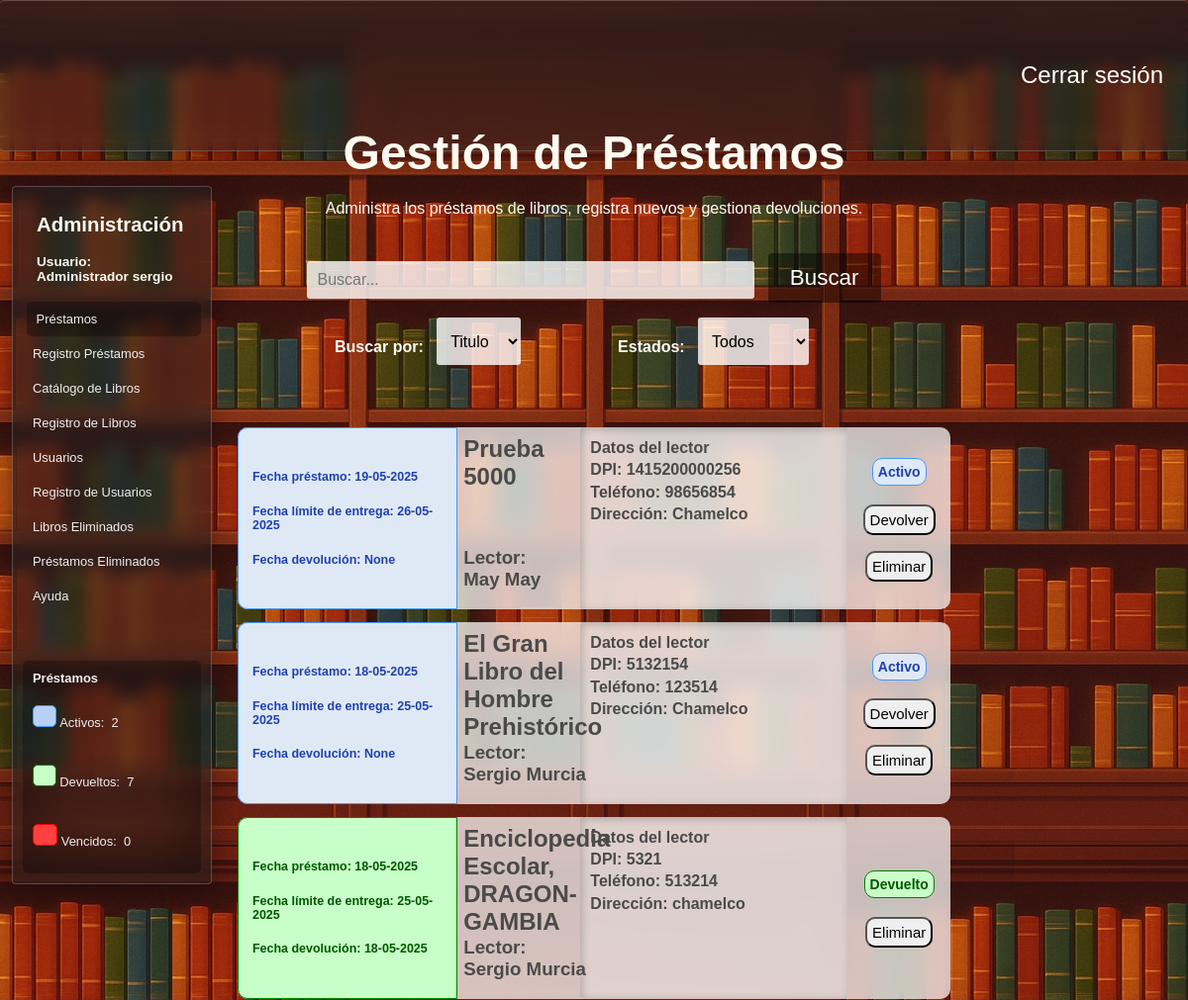
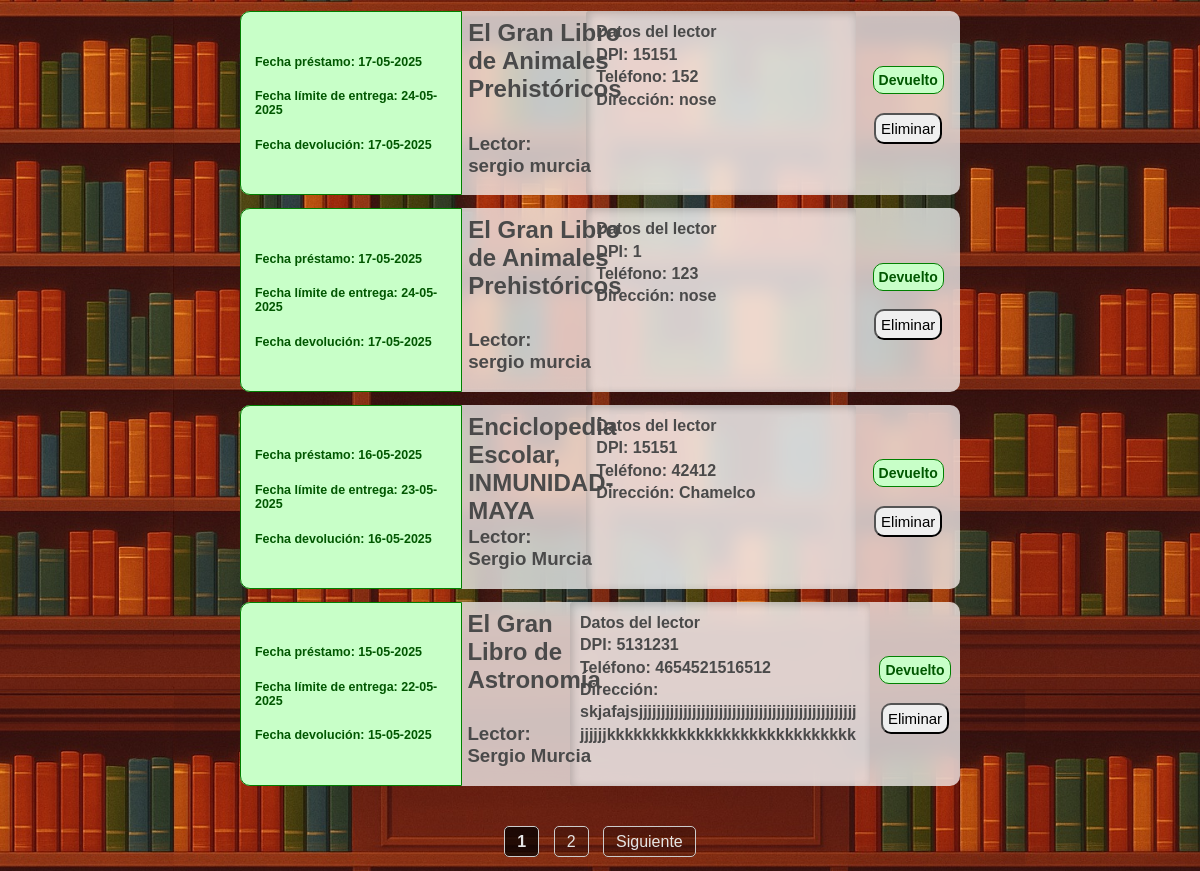
Screenshot of /buscar_prestamo (signed in) with the database file from the repository (2 pictures, top to bottom).
### tables this page shows
CREATE TABLE "Prestamos" (
	"id_prestamo"	INTEGER NOT NULL,
	"dpi_usuario"	TEXT NOT NULL,
	"nombre"	TEXT NOT NULL,
	"apellido"	TEXT NOT NULL,
	"direccion"	TEXT NOT NULL,
	"num_telefono"	TEXT,
	"id_libro"	INTEGER NOT NULL,
	"grado"	TEXT,
	"id_estado"	TEXT NOT NULL,
	"fecha_prestamo"	DATE NOT NULL,
	"fecha_entrega_estimada"	DATE NOT NULL,
	"fecha_devolucion"	DATE,
	PRIMARY KEY("id_prestamo" AUTOINCREMENT),
	FOREIGN KEY("id_estado") REFERENCES "Estados"("id_estado"),
	FOREIGN KEY("id_libro") REFERENCES "Libros"("id_libro")
);

CREATE TABLE "Libros" (
	"id_libro"	INTEGER,
	"Titulo"	TEXT NOT NULL,
	"Tomo"	INTEGER,
	"ano_publicacion"	TEXT,
	"ISBN"	TEXT,
	"numero_paginas"	INTEGER  NOT NULL,
	"numero_copias"	INTEGER  NOT NULL,
	PRIMARY KEY("id_libro" AUTOINCREMENT),
	UNIQUE("Titulo", "Tomo")
);

### app.py (the view)
@app.route("/buscar_prestamo", methods = ["GET"])
def buscar_prestamo():
    if "usuario" not in session:
        return redirect("/") #Solo se puede acceder con session iniciada
    conexion = conexion_BD()
    query = conexion.cursor()
    busqueda = request.args.get("buscar_prestamo","")
    filtro_busqueda = request.args.get("filtro-busqueda","Titulo")
    estados = request.args.get("estados","Todos")
    exito = request.args.get("exito","")
    devuelto = request.args.get("devuelto","")
    if filtro_busqueda == "Titulo":
        SQL_where_busqueda = (f" where l.titulo || ' (' || p.nombre || ' ' || p.apellido || ')' like '%{busqueda}%'")
    else:
        SQL_where_busqueda = (f" where p.nombre || ' ' || p.apellido like '%{busqueda}%'")
    if estados == "Todos":
        SQL_where_estado =" "
    else:
        SQL_where_estado = (f" and e.id_estado = {estados}")
    pagina = request.args.get("page", 1, type=int) #Recibe el parametro de la URL llamado page
    prestamos_por_pagina = 7
    offset = (pagina - 1) * prestamos_por_pagina
    query.execute(f"""select count(*) from Prestamos p
                    join Libros l on p.id_libro = l.id_libro
                    join Estados e on p.id_estado = e.id_estado
                    {SQL_where_busqueda}{SQL_where_estado}""")
    total_prestamos = query.fetchone()[0]
    total_paginas = math.ceil(total_prestamos / prestamos_por_pagina) #Calculo para cantidad de paginas, redondeando hacia arriba (ej, 2.1 = 3)
    query_busqueda = (f"""select strftime('%d-%m-%Y', p.fecha_prestamo), strftime('%d-%m-%Y', p.fecha_entrega_estimada), strftime('%d-%m-%Y', p.fecha_devolucion), l.Titulo, p.nombre, p.apellido, p.dpi_usuario, p.num_telefono,  p.direccion, e.estado, p.id_prestamo
                    from Prestamos p
                    join Libros l on p.id_libro = l.id_libro
                    join Estados e on p.id_estado = e.id_estado
                    {SQL_where_busqueda}{SQL_where_estado}
                    order by e.id_estado asc, p.fecha_prestamo desc
                    limit {prestamos_por_pagina} offset {offset}""")
    query.execute("Select Count(*) from prestamos where id_estado = 1") #Prestamos vencidos
    prestamos_vencidos = query.fetchone()[0]
    query.execute("Select Count(*) from prestamos where id_estado = 2") #Prestamos activos
    prestamos_activos = query.fetchone()[0]
    query.execute("Select Count(*) from prestamos where id_estado = 3") #Prestamos devueltos
    prestamos_devueltos = query.fetchone()[0]
    query.execute(query_busqueda)
    prestamos = query.fetchall()
    query.close()
    conexion.close()
    return render_template("prestamos.html",prestamos=prestamos,estados=estados,pagina=pagina,total_paginas=total_paginas,busqueda=busqueda,filtro_busqueda=filtro_busqueda,
                           prestamos_activos=prestamos_activos,prestamos_devueltos=prestamos_devueltos,prestamos_vencidos=prestamos_vencidos,
                           exito = exito, devuelto = devuelto)

### config.py (called while the page is built)
def conexion_BD():
    return sqlite3.connect(DB_PATH)

### templates/prestamos.html (shortened to what this page needs)
<!DOCTYPE html>
<html lang="es">
<head>
    <link rel="stylesheet" href="{{ url_for('static', filename='estilo_prestamos.css') }}">
    <link rel="stylesheet" href="{{ url_for('static', filename='barra_lateral.css') }}">
    <link rel="stylesheet" href="{{ url_for('static', filename='filtros.css') }}">
    <link rel="stylesheet" href="{{ url_for('static', filename='general.css') }}">
</head>
<body>
    <header>
        <div class="navbar fondo-cristal">
            <a href="{{ url_for('logout') }}">Cerrar sesión</a>
        </div>
    </header>
    <main>
        {% if ((session["rol"]) == "Administrador") or ((session["rol"]) == "Bibliotecario") %}
        <section class="barra-lateral fondo-cristal">
            <h2>Administración</h2>
            <h4>Usuario: <br>
            {{session["rol"]}}&nbsp;{{session["usuario"]}}</h4>
            <nav>
                <a href="{{ url_for('prestamos') }}" id="pagina-actual">Préstamos </a>
                <a href="{{ url_for('registro_prestamos') }}">Registro Préstamos</a>
                <a href="{{ url_for('libros') }}">Catálogo de Libros </a>
                <a href="{{ url_for('insertar_libro') }}">Registro de Libros</a>
                {% if session["rol"] == "Administrador" %}
                <a href="{{ url_for('usuarios') }}">Usuarios</a>
                <a href="{{ url_for('registrar_usuarios') }}">Registro de Usuarios</a>
                <a href="{{ url_for('libros_eliminados') }}">Libros Eliminados</a>
                <a href="{{ url_for('prestamos_eliminados') }}">Préstamos Eliminados</a>
                {% endif %}
                <a target="_blank" href="https://www.canva.com/design/DAGnUI0PU7M/cDvkG9fCgPKL4FTZee_YLQ/edit">Ayuda</a>
                <div class="conteo-prestamos">
                    <span>
                        <strong>Préstamos</strong>
                    </span>
                    <span>
                        <span id="azul"> </span>&nbsp;Activos:&nbsp;
                        {{prestamos_activos}}
                        <br><br>
                    </span>
                    <span>
                        <span id="verde"> </span>&nbsp;Devueltos:&nbsp;
                        {{prestamos_devueltos}}
                        <br><br>
                    </span>
                    <span>
                        <span id="rojo"> </span>&nbsp;Vencidos:&nbsp;
                        {{prestamos_vencidos}}
                        <br><br>
                    </span>
                </div>
            </nav>
        </section>
        {% endif %}
        <div class="div-busqueda">
            <form class="frm-prestamos" action="/buscar_prestamo" method="GET">
                <label for="buscar_prestamo"><h1>Gestión de Préstamos</h1>Administra los préstamos de libros, registra nuevos y gestiona devoluciones.</label><br><br><br>
                <input class="buscar-prestamo" id="cuadro-busqueda" type="text" name="buscar_prestamo" autocomplete="off" placeholder="Buscar...">&nbsp;&nbsp;
                <section class="menu-filtros">
                    <nav>
                        <section>
                            <h4> Buscar por: &nbsp;&nbsp;</h4>
                            <select name="filtro-busqueda" id="filtro-busqueda">
                                <option value="Titulo"
                                    {% if filtro_busqueda == "Titulo" %}
                                        selected
                                    {% endif %}>
                                    Titulo
                                </option>
                            </select>
                        </section>
                        <section>
                            <h4> Estados: &nbsp;&nbsp; </h4>
                            <select name="estados" id="estados">
                                <option value="Todos"
                                    {% if estados == "Todos" %}
                                        selected
                                    {% endif %}>
                                    Todos
                                </option>
                            </select>
                        </section>
                    </nav>
                </section>
                <button id="btn-buscar" type="submit">Buscar</button>
            </form>
        </div>
        <div class="contendor-prestamos">
            {% for prestamo in prestamos %}
            <div class="prestamo">
                <span class="span-fechas"
                {% if (prestamo[9]) == 'Activo' %}
                    id="p-activo"
                {% elif (prestamo[9]) == 'Devuelto' %}
                    id="p-devuelto"
                {% elif (prestamo[9]) == 'Vencido' %}
                    id="p-vencido"
                {% endif %}
                >
                    <h2>Fecha préstamo: {{prestamo[0]}}</h2>
                    <h2>Fecha límite de entrega: {{prestamo[1]}}</h2>
                    <h2>Fecha devolución: {{prestamo[2]}}</h2>
                </span>
                <span id="span-info-prestamos">
                    <h2>{{prestamo[3]}}</h2>
                    <h3>Lector: {{prestamo[4]}}&nbsp;{{prestamo[5]}} </h3>
                </span>
                <span id="span-informacion-lector">
                    <h4 class="h4-datos-lector">
                        <strong>Datos del lector</strong><br>
                        DPI: {{prestamo[6]}} <br>
                        Teléfono: {{prestamo[7]}}<br>
                        Dirección: {{prestamo[8]}}<br>
                    </h4>
                </span>
                <span id="span-estado-prestamo">
                    {% if (prestamo[9]) == 'Activo' %}
                        <h4 id="p-activo">Activo</h4>
                        <div class="div-acciones-prestamo">
                            <form class="frm-devolver-prestamo" action="/devolver_prestamo" method="POST">
                                <button type="submit">Devolver</button>
                            </form>
                    {% elif (prestamo[9]) == 'Devuelto' %}
                        <h4 id="p-devuelto">Devuelto</h4>
                        <div class="div-acciones-prestamo">
                    {% endif %}
                    {% if (session["rol"] == 'Administrador') or (session["rol"] == 'Bibliotecario') %}
                        <form class="frm-eliminar-prestamo" action="/eliminar_prestamo" method="POST">
                            <button type="reset" class="btn-eliminacion"> Eliminar </button>
                        </form>
                    {% endif %}
                    </div>
                </span>
            </div>
            {% endfor %}
            <br><br><br><br>
        </div>
        <div class="paginacion">
            {% for p in range(pagina - 1, pagina + 2) %}
                {% if 1 <= p <= total_paginas %}
                    {% if p == pagina %}
                        <strong>{{ p }}</strong>
                    {% else %}
                        <a href="{{ url_for('buscar_prestamo', page=p, buscar_prestamo=busqueda, estados=estados, filtro_busqueda=filtro_busqueda) }}">{{ p }}</a>
                    {% endif %}
                {% endif %}
            {% endfor %}
            {% if pagina < total_paginas %}
                <a href="{{ url_for('buscar_prestamo', page=pagina + 1, buscar_prestamo=busqueda, estados=estados, filtro_busqueda=filtro_busqueda) }}">Siguiente</a>
            {% endif %}
        </div>
    </main>
</body>
</html>

### static/estilo_prestamos.css (style rules this page uses)
body { background-image: url('img/libros-loop-v2.jpg'); background-size: cover; background-position: top; }
main { height: 100vh; display: flex; flex-direction: column; justify-content: center; align-items: center; color: #fffbf2; }
.contendor-prestamos { display: block; position: relative; width: 60%; height: auto; min-height: 90%; top: 50%; z-index: 0; margin: 2rem auto; }
.div-acciones-prestamo { display: flex; gap: 1rem; justify-content: center; flex-wrap: wrap; margin-bottom: 1rem; }
.prestamo { background-color: rgba(255, 255, 255, 0.721); backdrop-filter: blur(10px); display: flex; width: 100%; height: 25%; border-radius: 10px; margin-bottom: .8rem; color: #4a4a4a; transition: 0.3s ease-in-out; }
.span-fechas { position: relative; display: flex; width: 25%; min-width: 220px; flex-direction: column; justify-content: center; border-top-left-radius: 10px; border-bottom-left-radius: 10px; font-size: 52%; }
#span-info-prestamos { position: relative; display: flex; width: 30%; flex-direction:column; justify-content: flex-end; }
#span-info-prestamos h2 { margin-top: 8px; margin-left: 5%; position: absolute; top: 0%; }
#span-info-prestamos h3 { margin-top: 30px; margin-left: 5%; position: absolute; }
.h4-datos-lector { background-color: rgba(255, 255, 255, 0.252); padding: 10px; line-height: 1.4; margin: 0; height: 89%; border-radius: 3px; box-shadow: inset 2px 2px 8px rgba(0, 0, 0, 0.2); max-width: 280px; min-width: 250px; white-space: normal; text-overflow: ellipsis; overflow: hidden; word-wrap: break-word; }
#span-estado-prestamo { position: relative; width: 25%; border-top-right-radius: 15px; border-bottom-right-radius: 15px; display: flex; align-items: center; justify-content:center; flex-direction: column; max-width: 130px; margin-left: auto; }
#span-estado-prestamo h4 { border-radius: 10px; padding: 5px; font-size: 14px; }
#span-estado-prestamo button { border-radius: 10px; padding: 5px; font-size: 15px; transition: .3s ease-in-out; }
#p-activo { background-color: rgb(223,233,246); color: rgb(31,65,175); border: solid 1px rgb(72, 152, 250); }
#p-devuelto { background-color: rgb(200, 255, 200); color: rgb(0, 87, 0); border: solid 1px green; }
form select, form input { padding: 10px; font-size: 1rem; border-radius: 3px; border: none; background-color: rgba(255, 255, 255, 0.8); color: black; }
form select { height: 3rem; }
.div-busqueda { text-align: center; position: absolute; top: 5rem; height: 40%; width: 60%; padding: 15px; border-radius: 4px; }
#cuadro-busqueda { width: 60%; }

### static/barra_lateral.css (style rules this page uses)
.barra-lateral { position: absolute; width: 15%; height: auto; left: 1%; top: 10%; padding: 10px; }
.barra-lateral nav { margin-top: 10%; }
.barra-lateral nav a { padding: 10px; color: #efefef; text-decoration: none; display: block; font-size: 1.4rem; transition: 0.2s ease-in-out; border-radius: 5px; }
.barra-lateral h4, .barra-lateral h2 { margin-left: 14px; }
#pagina-actual { background-color: rgba(0, 0, 0, 0.294); margin-left: 2%; }
.barra-lateral span { padding: 10px; color: #efefef; text-decoration: none; display: block; font-size: 1.4rem; transition: 0.2s ease-in-out; border-radius: 5px; }
.conteo-prestamos { margin-top: 3rem; box-shadow: inset 0px 0px 50px 20px rgba(0, 0, 0, 0.307); border-radius: 5px; }
#azul { background-color: rgb(182, 209, 245); color: rgb(31,65,175); border: solid 1px rgb(72, 152, 250); width: 1%; height: 1%; display: inline-block; }
#verde { background-color: rgb(200, 255, 200); color: rgb(0, 87, 0); border: solid 1px green; width: 1%; height: 1%; display: inline-block; }
#rojo { background-color: rgb(255, 64, 64); color: rgb(161, 0, 0); border: solid 1px red; width: 2%; height: 1%; display: inline-block; }
@media (max-width: 1280px) { .barra-lateral { font-size: 85%; } }
@media (max-width: 1280px) { .barra-lateral nav a { font-size: 95%; } }
@media (max-width: 1280px) { .barra-lateral div span { font-size: 95%; } }

### static/filtros.css (style rules this page uses)
.menu-filtros { position: absolute; display: flex; width: 100%; }
.menu-filtros nav { margin-top: 2%; display: flex; width: 90%; justify-content: space-evenly; }
h2 { margin-left: 14px; }
.menu-filtros nav section { display: flex; }

### rows the page displays
Prestamos: fecha_prestamo "19-05-2025", fecha_entrega_estimada "26-05-2025", prestamo "None", Titulo "Prueba 5000", nombre "May", apellido "May", dpi_usuario "1415200000256", num_telefono "98656854", direccion "Chamelco"
Prestamos: fecha_prestamo "18-05-2025", fecha_entrega_estimada "25-05-2025", prestamo "None", Titulo "El Gran Libro del Hombre Prehistórico", nombre "Sergio", apellido "Murcia", dpi_usuario "5132154", num_telefono "123514", direccion "Chamelco"
Prestamos: prestamo "18-05-2025", fecha_entrega_estimada "25-05-2025", Titulo "Enciclopedia Escolar, DRAGON-GAMBIA", nombre "Sergio", apellido "Murcia", dpi_usuario "5321", num_telefono "513214", direccion "chamelco", shows "Devuelto"
Prestamos: prestamo "17-05-2025", fecha_entrega_estimada "24-05-2025", Titulo "El Gran Libro de Animales Prehistóricos", nombre "sergio", apellido "murcia", dpi_usuario "15151", num_telefono "152", direccion "nose", shows "Devuelto"
Prestamos: prestamo "17-05-2025", fecha_entrega_estimada "24-05-2025", Titulo "El Gran Libro de Animales Prehistóricos", nombre "sergio", apellido "murcia", dpi_usuario "1", num_telefono "123", direccion "nose", shows "Devuelto"
Prestamos: prestamo "16-05-2025", fecha_entrega_estimada "23-05-2025", Titulo "Enciclopedia Escolar, INMUNIDAD-MAYA", nombre "Sergio", apellido "Murcia", dpi_usuario "15151", num_telefono "42412", direccion "Chamelco", shows "Devuelto"
Prestamos: prestamo "15-05-2025", fecha_entrega_estimada "22-05-2025", Titulo "El Gran Libro de Astronomía", nombre "Sergio", apellido "Murcia", dpi_usuario "5131231", num_telefono "4654521516512", direccion "skjafajsjjjjjjjjjjjjjjjjjjjjjjjjjjjjjjjjjjjjjjjjjjjjjjjjjjjjjjjkkkkkkkkkkkkkkkkkkkkkkkkkkkk", shows "Devuelto"

### other values shown
{{ session["rol"] }} "Administrador"
{{ session["usuario"] }} "sergio"
{{ prestamos_activos }} "2"
{{ prestamos_devueltos }} "7"
{{ prestamos_vencidos }} "0"
{{ p }} "1"
{{ p }} "2"
